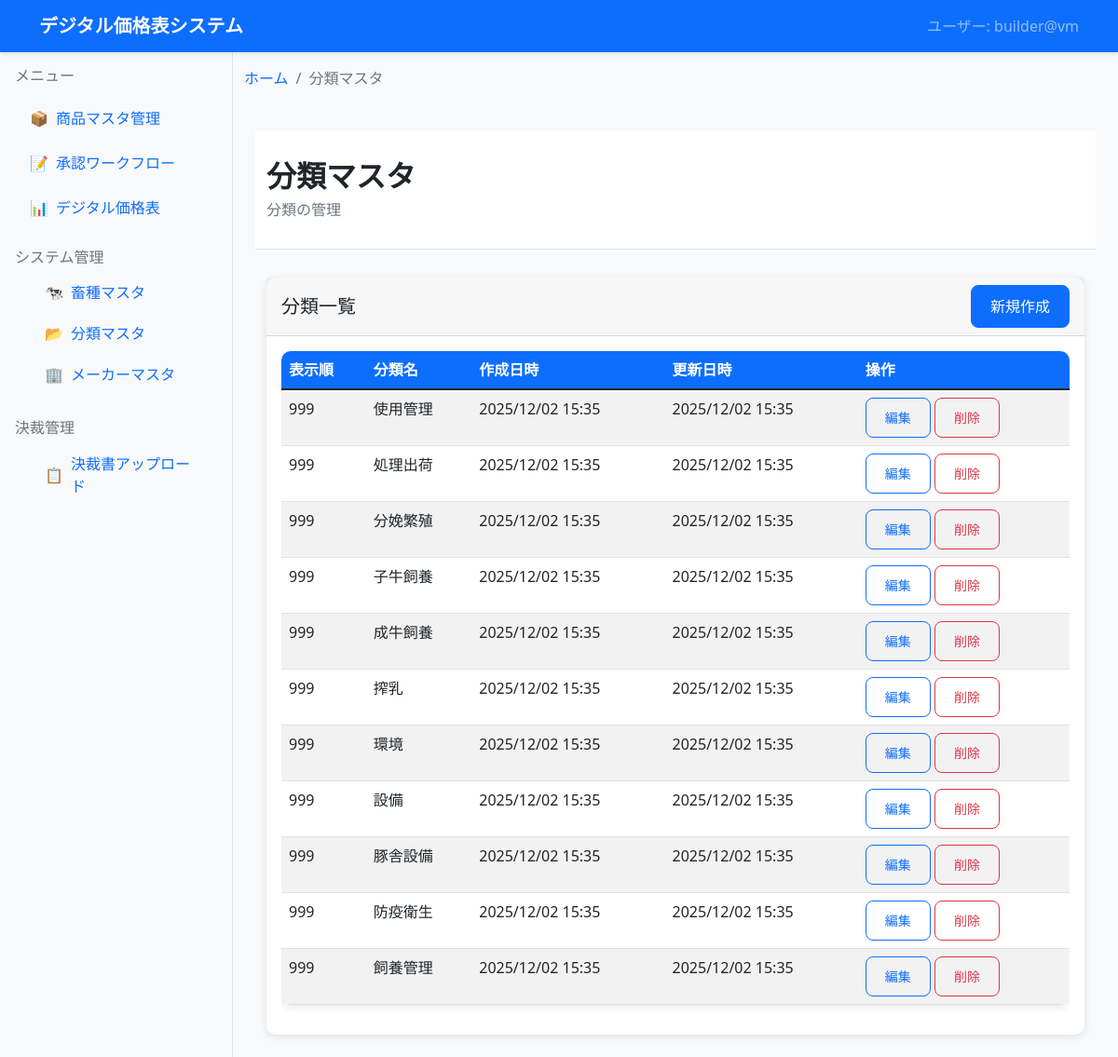
/products/masters/categories/, run on the app's committed database.
### dashboard/products_master/models.py (models this page shows, shortened)
class Category(models.Model):
    name = models.CharField('分類名', max_length=100, unique=True)
    sort_order = models.IntegerField('表示順', default=0)
    is_active = models.BooleanField('有効', default=True)
    created_at = models.DateTimeField('作成日時', auto_now_add=True)
    updated_at = models.DateTimeField('更新日時', auto_now=True)
    class Meta:
        verbose_name = '分類マスタ'
        verbose_name_plural = '分類マスタ'
        ordering = ['sort_order', 'name']

### dashboard/products_master/master_views.py (the view)
# urls.py: path('masters/categories/', master_views.category_list, name='category_list'),
def category_list(request):
    categories = Category.objects.filter(is_active=True).order_by('sort_order', 'name')
    context = {
        'current_user': get_current_user(),
        'categories': categories,
        'breadcrumbs': get_breadcrumbs('category_list')
    }
    return render(request, 'products_master/category_list.html', context)

### digital_pricelist_system/utils.py (called while the page is built)
def get_current_user():
    try:
        username = getpass.getuser()
        hostname = socket.gethostname()
        return f"{username}@{hostname}"
    except Exception as e:
        print(f"ユーザ情報取得エラー: {e}")
        return "unknown@unknown"

### templates/products_master/category_list.html (shortened to what this page needs)
{% extends 'base.html' %}
{% block breadcrumb %}
    {% include 'components/breadcrumb.html' with breadcrumbs=breadcrumbs %}
{% endblock %}
{% block content %}
    {% include 'components/page_header.html' with page_title="分類マスタ" page_subtitle="分類の管理" %}
    <div class="container main-content">
        <div class="row">
            <div class="col-12">
                <div class="card">
                    <div class="card-header d-flex justify-content-between align-items-center">
                        <h5 class="mb-0">分類一覧</h5>
                        <a href="{% url 'products_master:category_create' %}" class="btn btn-primary">
                             新規作成
                        </a>
                    </div>
                    <div class="card-body">
                        <div class="table-responsive">
                            <table class="table table-striped">
                                <thead>
                                    <tr>
                                        <th>表示順</th>
                                        <th>分類名</th>
                                        <th>作成日時</th>
                                        <th>更新日時</th>
                                        <th>操作</th>
                                    </tr>
                                </thead>
                                <tbody>
                                    {% for category in categories %}
                                    <tr>
                                        <td>{{ category.sort_order }}</td>
                                        <td>{{ category.name }}</td>
                                        <td>{{ category.created_at|date:"Y/m/d H:i" }}</td>
                                        <td>{{ category.updated_at|date:"Y/m/d H:i" }}</td>
                                        <td>
                                            <a href="{% url 'products_master:category_edit' category.pk %}" class="btn btn-sm btn-outline-primary">編集</a>
                                            <form method="post" action="{% url 'products_master:category_delete' category.pk %}" class="d-inline" onsubmit="return confirm('削除しますか？')">
                                                <button type="submit" class="btn btn-sm btn-outline-danger">削除</button>
                                            </form>
                                        </td>
                                    </tr>
                                    {% empty %}
                                    <tr>
                                        <td colspan="5" class="text-center text-muted">データがありません</td>
                                    </tr>
                                    {% endfor %}
                                </tbody>
                            </table>
                        </div>
                    </div>
                </div>
            </div>
        </div>
    </div>
{% endblock %}

### static/css/common.css (style rules this page uses)
:root { --primary-color: #0d6efd; --secondary-color: #6c757d; --success-color: #198754; --info-color: #0dcaf0; --warning-color: #ffc107; --danger-color: #dc3545; --light-color: #f8f9fa; --dark-color: #212529; }
body { font-family: 'Segoe UI', Tahoma, Geneva, Verdana, sans-serif; background-color: var(--light-color); }
.card { border: none; box-shadow: 0 2px 10px rgba(0,0,0,0.1); border-radius: 10px; }
.btn { border-radius: 8px; font-weight: 500; padding: 10px 20px; }
.btn-primary { background-color: var(--primary-color); border-color: var(--primary-color); }
.table { background: white; border-radius: 10px; overflow: hidden; box-shadow: 0 2px 10px rgba(0,0,0,0.1); }
.table thead th { background-color: var(--primary-color); color: white; border: none; font-weight: 600; }

### data on the page
Category: sort_order "999", name "使用管理", created_at "2025/12/02 15:35", updated_at "2025/12/02 15:35"
Category: sort_order "999", name "処理出荷", created_at "2025/12/02 15:35", updated_at "2025/12/02 15:35"
Category: sort_order "999", name "分娩繁殖", created_at "2025/12/02 15:35", updated_at "2025/12/02 15:35"
Category: sort_order "999", name "子牛飼養", created_at "2025/12/02 15:35", updated_at "2025/12/02 15:35"
Category: sort_order "999", name "成牛飼養", created_at "2025/12/02 15:35", updated_at "2025/12/02 15:35"
Category: sort_order "999", name "搾乳", created_at "2025/12/02 15:35", updated_at "2025/12/02 15:35"
Category: sort_order "999", name "環境", created_at "2025/12/02 15:35", updated_at "2025/12/02 15:35"
Category: sort_order "999", name "設備", created_at "2025/12/02 15:35", updated_at "2025/12/02 15:35"
Category: sort_order "999", name "豚舎設備", created_at "2025/12/02 15:35", updated_at "2025/12/02 15:35"
Category: sort_order "999", name "防疫衛生", created_at "2025/12/02 15:35", updated_at "2025/12/02 15:35"
Category: sort_order "999", name "飼養管理", created_at "2025/12/02 15:35", updated_at "2025/12/02 15:35"

### other printed values
{{ current_user }} "builder@vm"
{{ crumb.title }} "分類マスタ"
{{ page_title }} "分類マスタ"
{{ page_subtitle }} "分類の管理"
